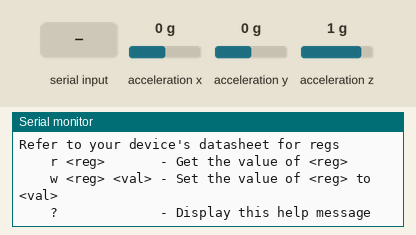
Recording of a sketch running on a simulated Arduino Uno, built with avr-gcc and run on an emulated ATmega328P. On the bench: the last lines printed to the serial monitor. Wiring (inferred from the names in the program): MMA8452 accelerometer at I2C address 0x1D. Inputs (shaded band) come from the test bench; at power-on: acceleration x 0 g, acceleration y 0 g, acceleration z 1 g.

Above: at 1.3 s.
1.4 s: "90 45\n" received over Serial
At 1.7 s:
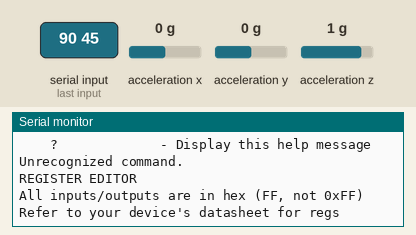
3.0 s: "r90\n" received over Serial
At 4.0 s:
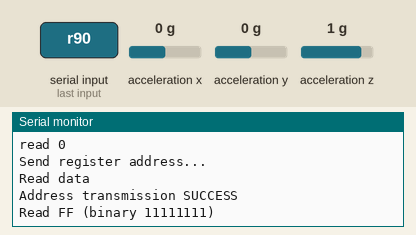
4.6 s: "r 45\n" received over Serial
At 5.4 s:
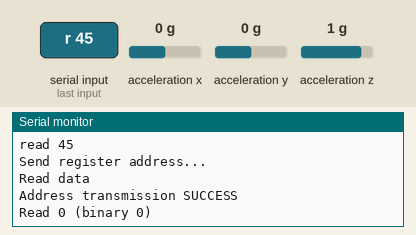
6.3 s: "w90\n" received over Serial
At 7.8 s:
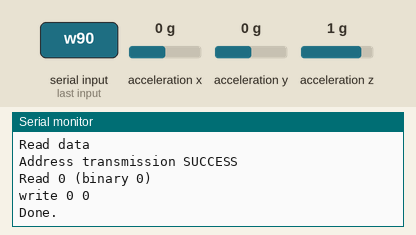

The sketch:

gyro-regs.ino
```cpp
#include <Wire.h>
/*
 * A simple device registry editor. Originally made for the FXAS21002C gyro,
 * edited for the MMA8451Q accelerometer
 */

byte readReg(byte);
void writeReg(byte, byte);

int parseHex(char *, size_t);

void printHelp();

// Device address - currently for Accel_1Q
byte addr = 0x1d;

// Main code
void setup() {
	Serial.begin(9600);
	Serial.setTimeout(100);

	Wire.begin();
	// Halt unless device found
	Wire.beginTransmission(addr);
	byte res = Wire.endTransmission();
	if (res != 0) {
		Serial.print(F("The device at address "));
		Serial.print((short) addr, HEX);
		Serial.println(" could not be found.");
		while (true)
			;
	}
	printHelp();
}

void loop() {
	byte ri, vi;
	byte r, v;
	String in;

	while (!Serial.available())
		delay(100);

	in = Serial.readString();
	switch (in[0]) {
	case 'r':
		ri = in.indexOf(' ');
		r = parseHex(in.c_str() + ri + 1, 2);
		readReg(r);
		break;
	case 'w':
		ri = in.indexOf(' ');
		vi = in.lastIndexOf(' ');
		r = parseHex(in.c_str() + ri + 1, 2);
		v = parseHex(in.c_str() + vi + 1, 2);
		writeReg(r, v);
		break;
	default:
		Serial.println(F("Unrecognized command."));
		// pass-through
	case '?':
		printHelp();
		break;
	}
}

/*
 * Return the value of a single register (verbosely)
 */
byte readReg(byte reg) {
	byte tres, data = 0xFF;

	Serial.print(F("read "));
	Serial.println((short) reg, HEX);
	// Get address
	Serial.println(F("Send register address..."));
	Wire.beginTransmission(addr);
	Wire.write(reg);
	tres = Wire.endTransmission(false);
	// Read data
	if (tres == 0) {
		Serial.println(F("Read data"));
		Wire.requestFrom(addr, 1);
		while (Wire.available() < 1)
			;
		data = Wire.read();
		Wire.endTransmission(true);
	}
	// After-action report
	Serial.print("Address transmission ");
	switch (tres) {
	case 0: Serial.println(F("SUCCESS")); break;
	case 1: Serial.println(F("FAILED: Data too long to fit buffer")); break;
	case 2: Serial.println(F("FAILED: Received NACK on address transmit")); break;
	case 3: Serial.println(F("FAILED: Received NACK on data transmit")); break;
	case 4: Serial.println(F("FAILED: Other error")); break;
	}
	if (tres == 0) {
		Serial.print("Read ");     Serial.print((short) data, HEX);
		Serial.print(" (binary "); Serial.print((short) data, BIN);
		Serial.println(")");
	}

	return data;
}

/*
 * Write to a single register
 */
void writeReg(byte reg, byte val) {
	Serial.print(F("write ")); Serial.print((short) reg, HEX);
	Serial.print(" ");  Serial.println((short) val, HEX);
	// Send address and data in one write
	Wire.beginTransmission(addr);
	Wire.write(reg);
	Wire.write(val);
	Wire.endTransmission();
	Serial.println(F("Done."));
}

void printHelp() {
	Serial.println(F(
		"REGISTER EDITOR\n" \
		"All inputs/outputs are in hex (FF, not 0xFF)\n" \
		"Refer to your device's datasheet for regs\n\n" \
		"    r <reg>       - Get the value of <reg>\n" \
		"    w <reg> <val> - Set the value of <reg> to <val>\n" \
		"    ?             - Display this help message\n"
	));
}

/*
 * Turn a string containing only a positive hex value into an integer
 * Bad input causes it to return what it's accumulated so far
 */
int parseHex(char *s, size_t t) {
	int sum = 0;
	int i;
	for (i=0; i<t; i++) {
		char d = s[i];
		char h;
		if      (d >= 'a' && d <= 'f') h = 10 + d - 'a';
		else if (d >= 'A' && d <= 'F') h = 10 + d - 'A';
		else if (d >= '0' && d <= '9') h = d - '0';
		else break;

		sum <<= 4;
		sum += h;
	}
	return sum;
}
```

Measured:
- after the input at 1.4 s, the serial monitor: prints a new line after 0.19 s (image 1)
- after the input at 3.0 s, the serial monitor: prints a new line after 0.10 s (image 2)
- after the input at 4.6 s, the serial monitor: prints a new line after 0.14 s (image 3)
- after the input at 6.3 s, the serial monitor: prints a new line after 0.17 s (image 4)
